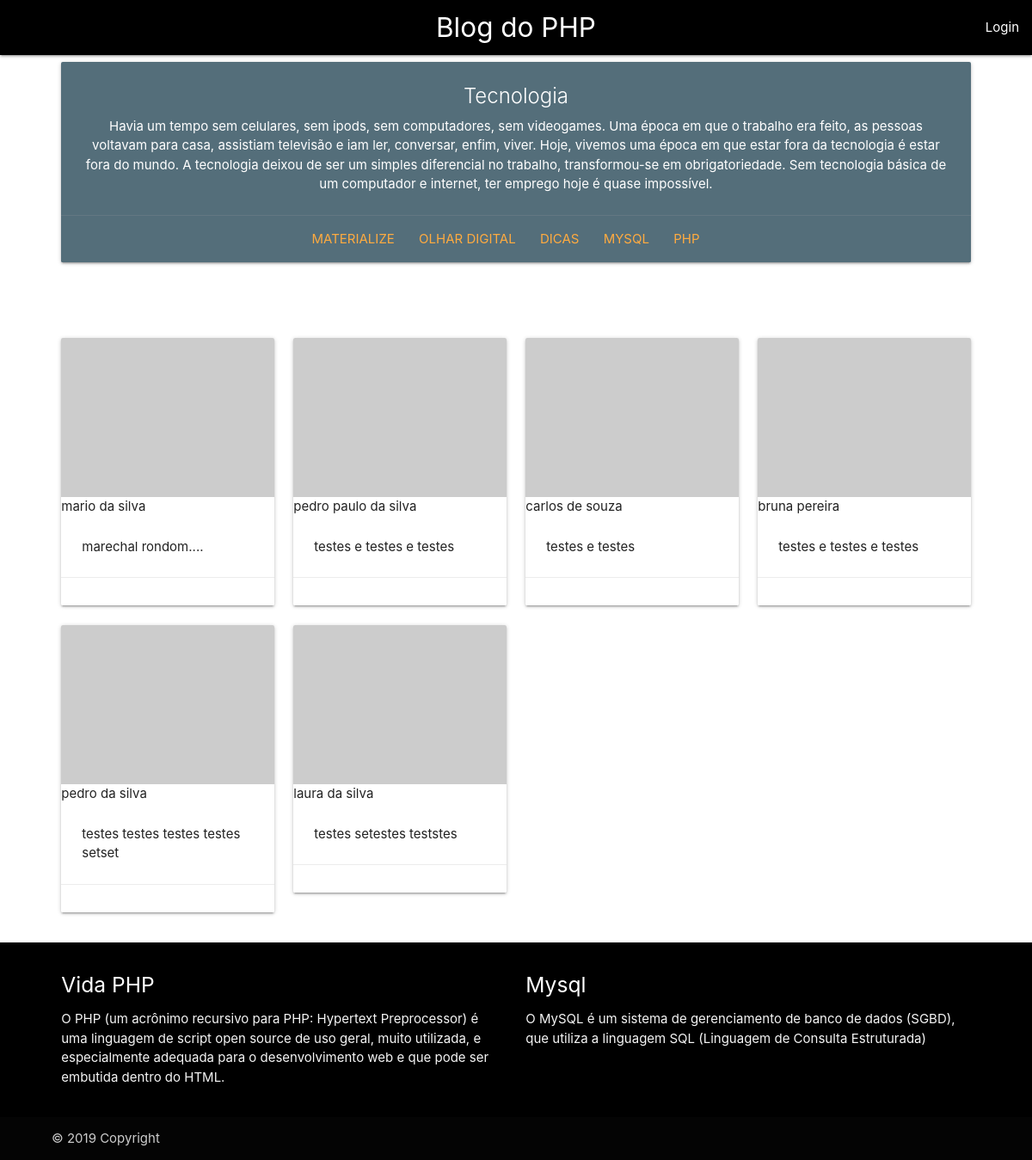
Before: /php_BD_Pofessor/home.php with the older database file.
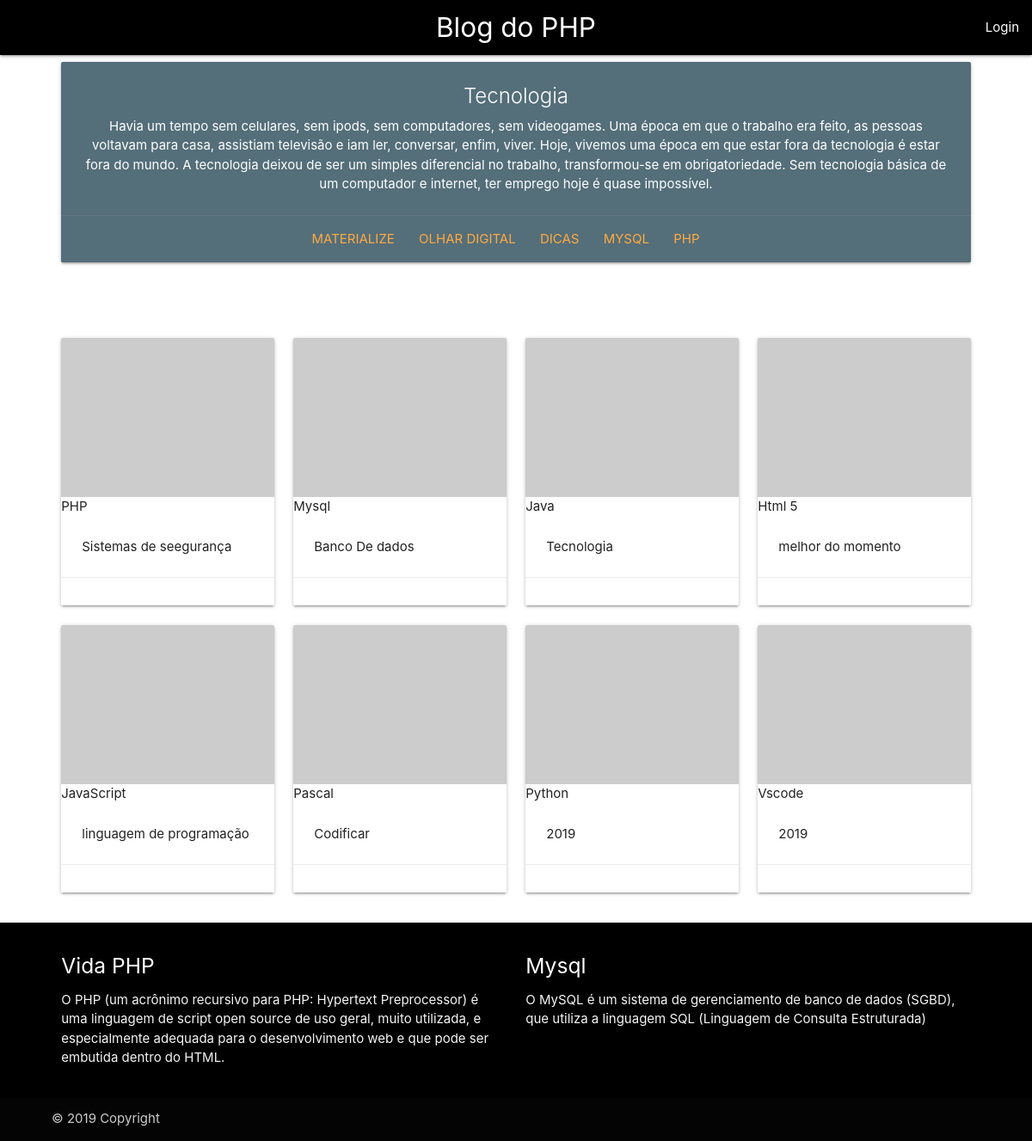
After: the same page with the newer database file.
### tables this page shows
CREATE TABLE `usuarios` (
  `cod` int(11) NOT NULL,
  `nome` varchar(50) DEFAULT NULL,
  `end` varchar(100) DEFAULT NULL,
  `cod_categoria` int(11) NOT NULL
);

### php_BD_Pofessor/db_mz_funcoes.php (the view, shortened to what this page needs)
<?php function exibir_card($nome, $endereco){ ?>
    <div class="col s12 m4 l3">
      <div class="card">
        <div class="card-image">
          <img src="http://lorempixel.com/640/480/business">
          <span clas="card-title"><?= $nome ?></span>
        </div>
        <div class="card-content">
          <p><?= $endereco ?></p>
        </div>
        <div class="card-action">
        </div>
      </div>
    </div>
<?php } ?>

### php_BD_Pofessor/inc_cabecalho.php (shortened to what this page needs)
<!DOCTYPE html>
  <html lang="pt-br">
    <head>
        <link type="text/css" rel="stylesheet" href="css/materialize.min.css"  media="screen,projection"/>
        <link rel="stylesheet" href="css/customizado.css">
    </head>
    <body>
<nav>
    <div class="nav-wrapper black">
      <a href="#!" class="brand-logo center ">Blog do PHP</a>
      <ul class="right hide-on-med-and-down">
        <li><a href="login.php">Login</a></li>
      </ul>
    </div>
</nav>
<div class="row center container">
    <div class="col s12 m12">
      <div class="card blue-grey darken-1">
        <div class="card-content white-text">
          <span class="card-title">Tecnologia</span>
          <p> Havia um tempo sem celulares,
            sem ipods, sem computadores, sem videogames. Uma época em que o trabalho era feito, as pessoas voltavam para casa,
            assistiam televisão e iam ler, conversar, enfim, viver.
            Hoje, vivemos uma época em que estar fora da tecnologia é estar fora do mundo.
            A tecnologia deixou de ser um simples diferencial no trabalho, transformou-se em obrigatoriedade.
            Sem tecnologia básica de um computador e internet, ter emprego hoje é quase impossível.</p>
        </div>
        <div class="card-action">
          <a href="https://materializecss.com/">Materialize</a>
          <a href="https://olhardigital.com.br/">Olhar Digital</a>
          <a href="https://www.microsoft.com/pt-br">Dicas</a>
          <a href="https://www.mysql.com/">Mysql</a>
          <a href="https://www.php.net/manual/pt_BR/intro-whatis.php">PHP</a>
        </div>
      </div>
    </div>
  </div>
    <br><br>

### php_BD_Pofessor/home.php (shortened to what this page needs)
<?php
require("inc_cabecalho.php");
require("db_mz_funcoes.php");
$sql = "SELECT * FROM usuarios LIMIT :qtd OFFSET :ini";
$stmt = $conexao->prepare($sql);
$stmt->bindValue(':qtd', 10, PDO::PARAM_INT);
$stmt->bindValue(':ini', 0, PDO::PARAM_INT);
if($stmt->execute()) {
    $resultado = $stmt->fetchAll(PDO::FETCH_ASSOC);
    echo '<div class="container">';
    echo '<div class="row">';
    foreach ($resultado as $campo) {
        exibir_card($campo['nome'], $campo['end']);
    }
    echo "</div>";
    echo "</div>";
} else {
    echo "Erro na consulta: " . $stmt->errorCode();
}
require("inc_rodape.php");
?>

### php_BD_Pofessor/inc_rodape.php (shortened to what this page needs)
<footer class="page-footer black">
    <div class="container">
        <div class="row">
            <div class="col s12 m8 l6">
                <h5 class="white-text">Vida PHP</h5>
                <p class="grey-text text-lighten-4">O PHP (um acrônimo recursivo para PHP: Hypertext Preprocessor) é
                 uma linguagem de script open source de uso geral, muito utilizada, e especialmente adequada para o
                 desenvolvimento web e que pode ser embutida dentro do HTML. </p>
            </div>
            <div class="col s12 m4 l6">
                <h5 class="white-text">Mysql</h5>
                <p class="grey-text text-lighten-4">O MySQL é um sistema de gerenciamento de banco de dados (SGBD),
                que utiliza a linguagem SQL (Linguagem de Consulta Estruturada)</p>
            </div>
        </div>
    </div>
    <div class="footer-copyright">
        <div class="container">
            © 2019 Copyright
        </div>
    </div>
</footer>
</body>
</html>

### php_BD_Pofessor/css/customizado.css (style rules this page uses)
@media only screen and (min-width: 993px) { .container { width: 90%; } }

Changed rows visible on the page:
removed usuarios: nome "mario da silva", end "marechal rondom...."
removed usuarios: nome "pedro paulo da silva", end "testes e testes e testes"
removed usuarios: nome "carlos de souza", end "testes e testes"
removed usuarios: nome "bruna pereira", end "testes e testes e testes"
removed usuarios: nome "pedro da silva", end "testes testes testes testes setset"
removed usuarios: nome "laura da silva", end "testes setestes teststes"
added usuarios: nome "PHP", end "Sistemas de seegurança"
added usuarios: nome "Mysql", end "Banco De dados"
added usuarios: nome "Java", end "Tecnologia"
added usuarios: nome "Html 5", end "melhor do momento"
added usuarios: nome "JavaScript", end "linguagem de programação"
added usuarios: nome "Pascal", end "Codificar"
added usuarios: nome "Python", end "2019"
added usuarios: nome "Vscode", end "2019"
